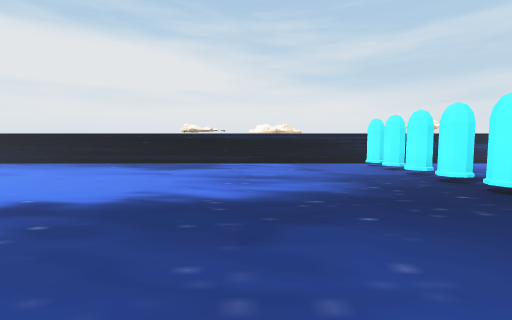
[1] (above)

23 first-person views from a walk through a 3-D level made in the Unity game engine. The camera is 1.4 m above the floor, tilts 4° down and sees 90° across. The floor is counted in squares, 2 m on a side. Each view is taken from the middle of a square. On the plan, view 1 faces up. The plan holds only what a view shows up to about 9 squares ahead; the rest is blank. The place goes on beyond the plan. The player is left out.

[2]
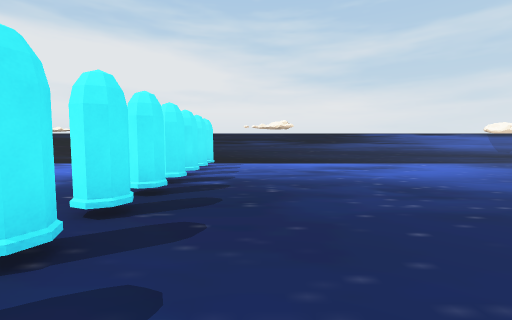

[3]
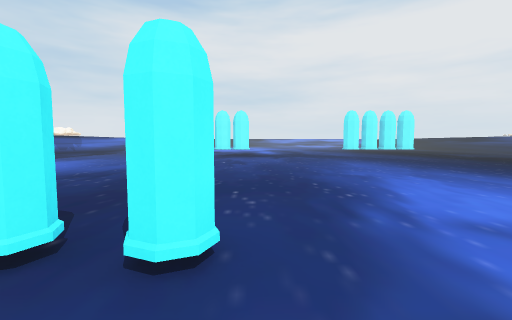

[4]
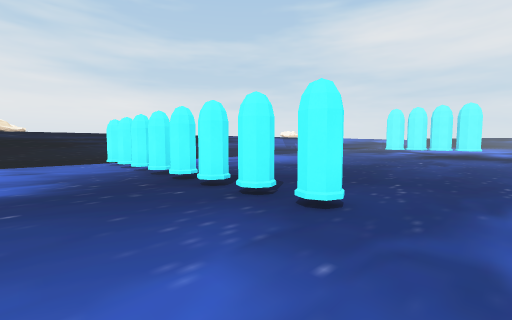

[5]
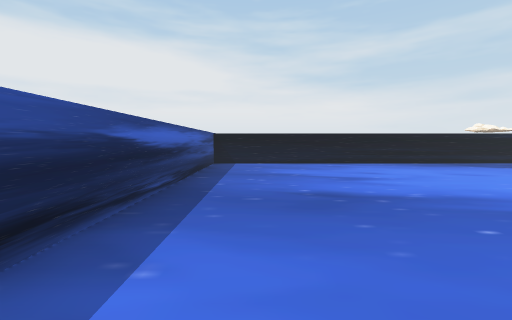

[6]
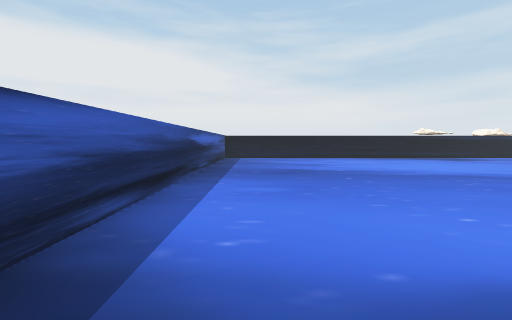

[7]
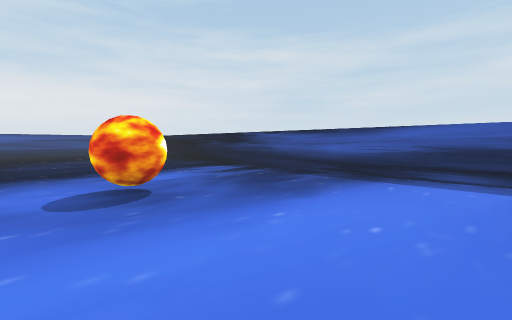

[8]
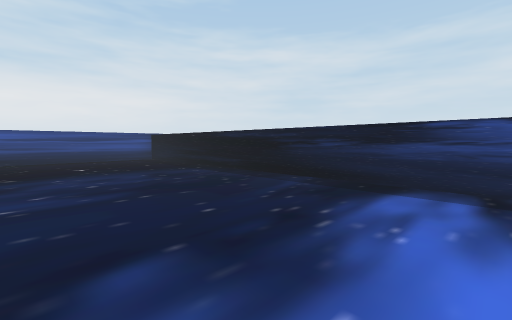

[9]
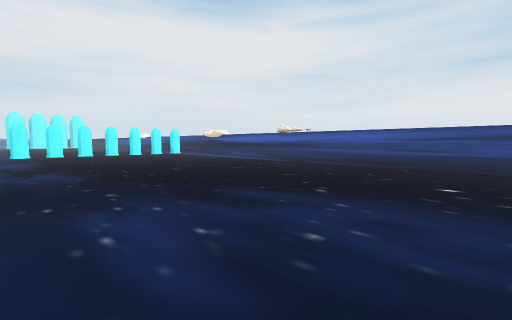

[10]
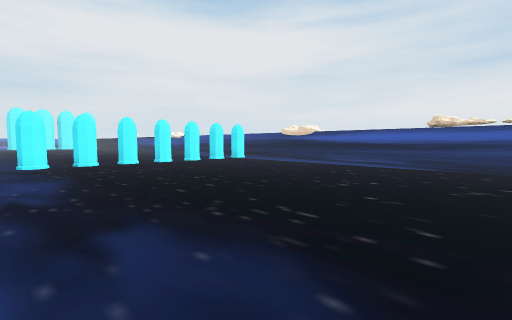

[11]
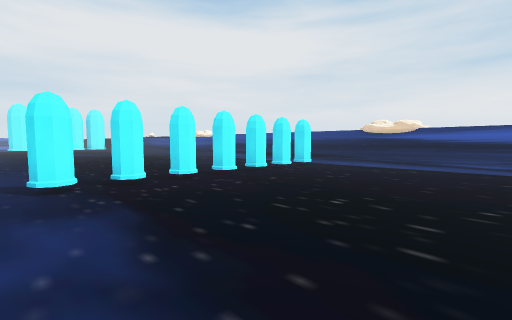

[12]
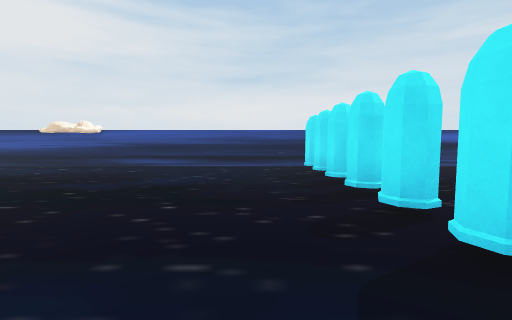

[13]
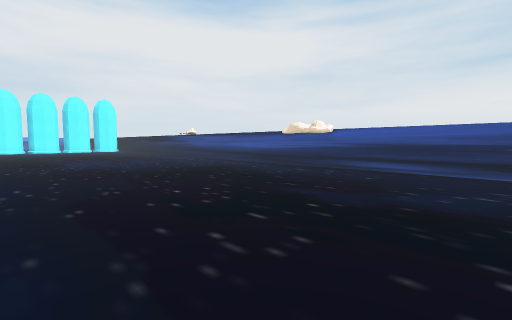

[14]
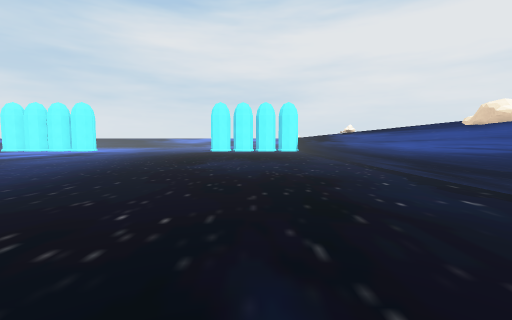

[15]
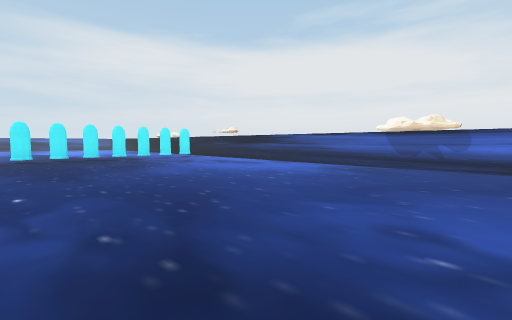

[16]
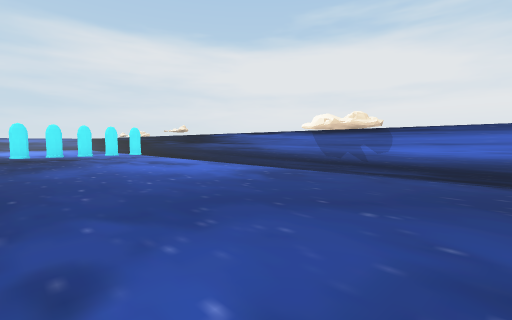

[17]
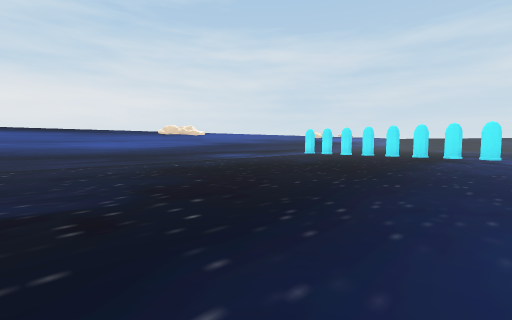

[18]
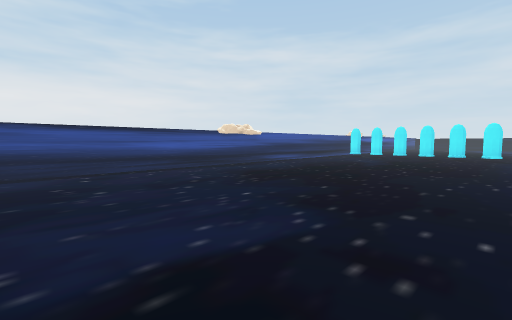

[19]
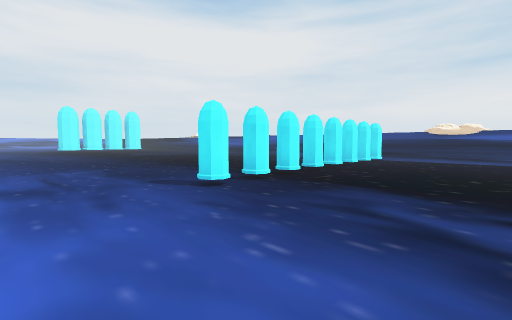

[20]
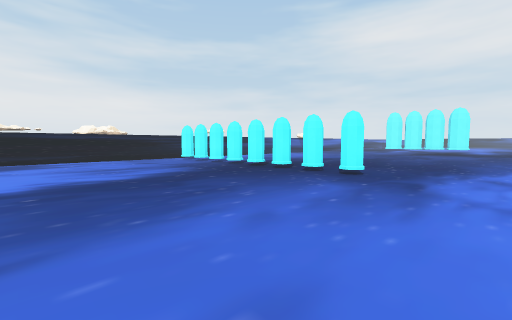

[21]
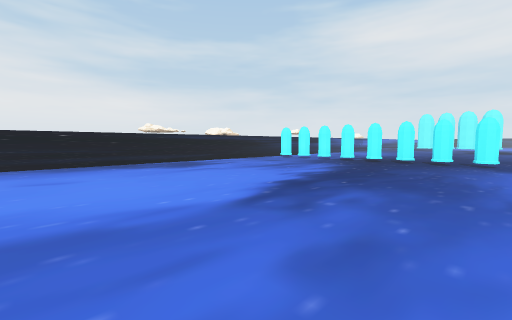

[22]
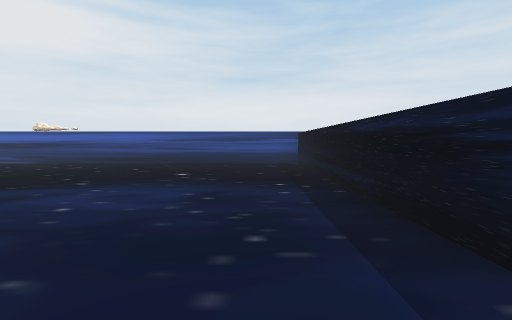

[23]
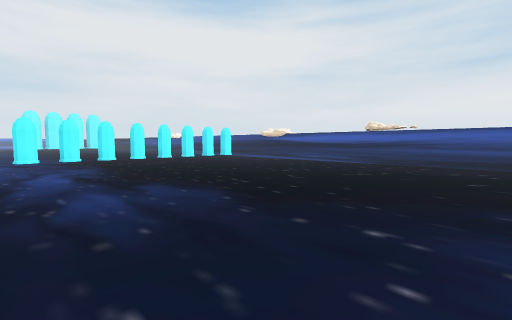

### Floor plan
Points are (right, up) in squares from view 1. A wall is a line through its corners. A room is listed if a view was taken in it or the views show most of it. See-through windows are left out.
Room 1 (views 1, 2, 3, 4, 5, 6, 7, 8, 9, 10, 11, 12, 13, 14, 15, 16, 17, 18, 19, 20, 21, 22, 23)
walls: (16.1, 8.4) (-11.4, 8.4) (-11.4, -15.4) (16.1, -15.4)
objects: other object (-7, -4); other object (3, -15) to (4, -15); other object (3, -14) to (4, -14); other object (3, -13) to (4, -13); other object (3, -12) to (4, -12); other object (3, -11) to (4, -11); other object (3, -10) to (4, -10); other object (3, -9) to (4, -9); other object (3, -8) to (4, -8); other object (3, 0) to (4, 0); other object (3, 1) to (4, 1); other object (3, 2) to (4, 2); other object (3, 3) to (4, 3); other object (3, 4) to (4, 4); other object (3, 5) to (4, 5); other object (3, 6) to (4, 6); other object (3, 7) to (4, 7)

Where each view was taken, in squares from view 1:
view 1: 0 up, 0 right, facing up
view 2: 0 up, 5 right, facing up
view 3: 0 up, 2 right, facing right
view 4: 1 down, 1 right, facing up-right
view 5: 0 up, 10 left, facing up
view 6: 3 down, 10 left, facing up
view 7: 0 up, 6 left, facing down-left
view 8: 5 down, 7 left, facing down-left
view 9: 8 down, 9 left, facing down-right
view 10: 8 down, 4 left, facing down-right
view 11: 8 down, 1 left, facing down-right
view 12: 8 down, 5 right, facing down
view 13: 9 down, 6 right, facing down-right
view 14: 12 down, 7 right, facing right
view 15: 1 up, 15 right, facing up-left
view 16: 3 up, 16 right, facing up-left
view 17: 7 down, 15 right, facing down-left
view 18: 9 down, 16 right, facing down-left
view 19: 5 down, 0 right, facing down-right
view 20: 2 down, 2 left, facing up-right
view 21: 0 up, 6 left, facing up-right
view 22: 7 down, 10 left, facing down
view 23: 7 down, 6 left, facing down-right
